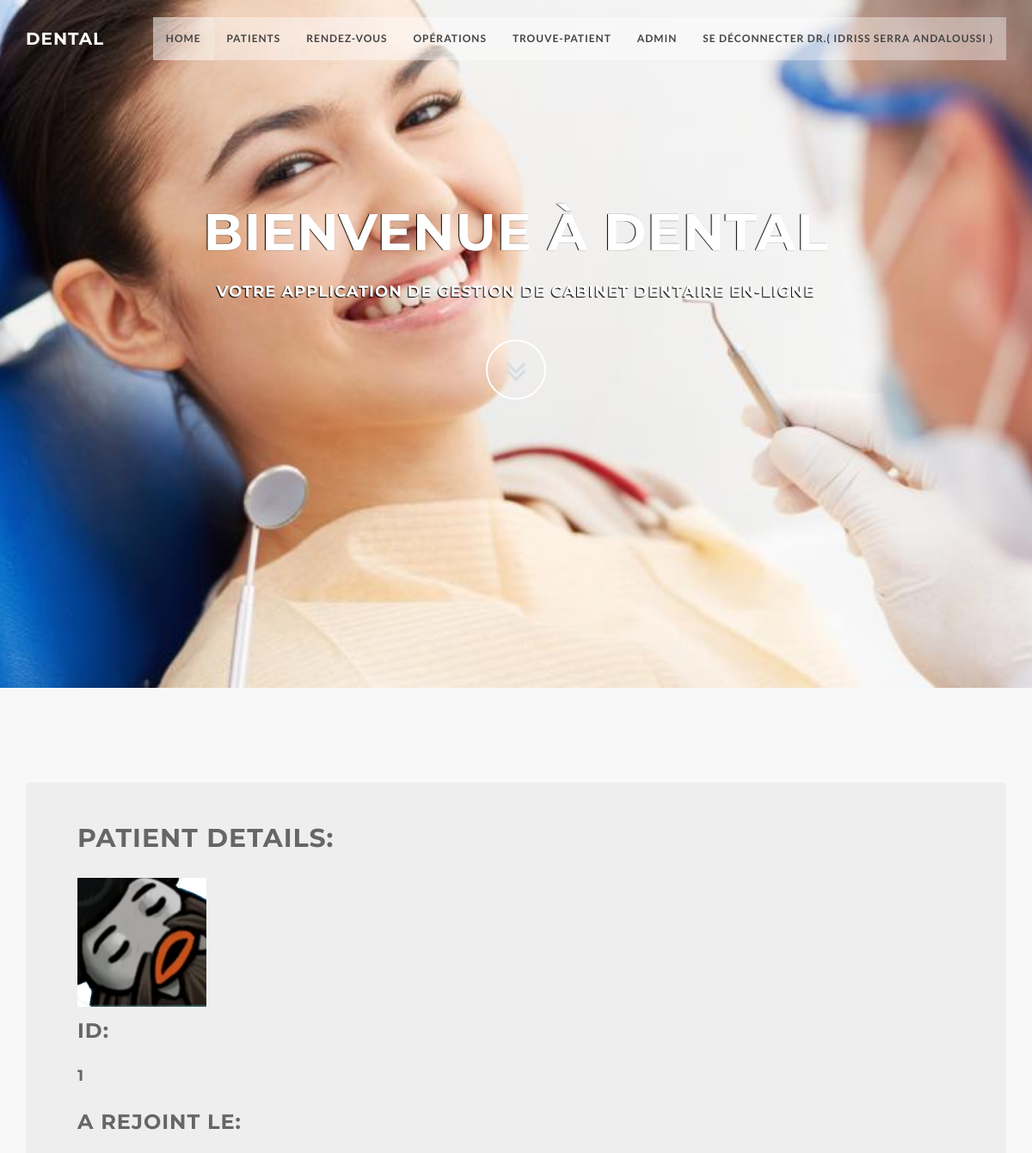
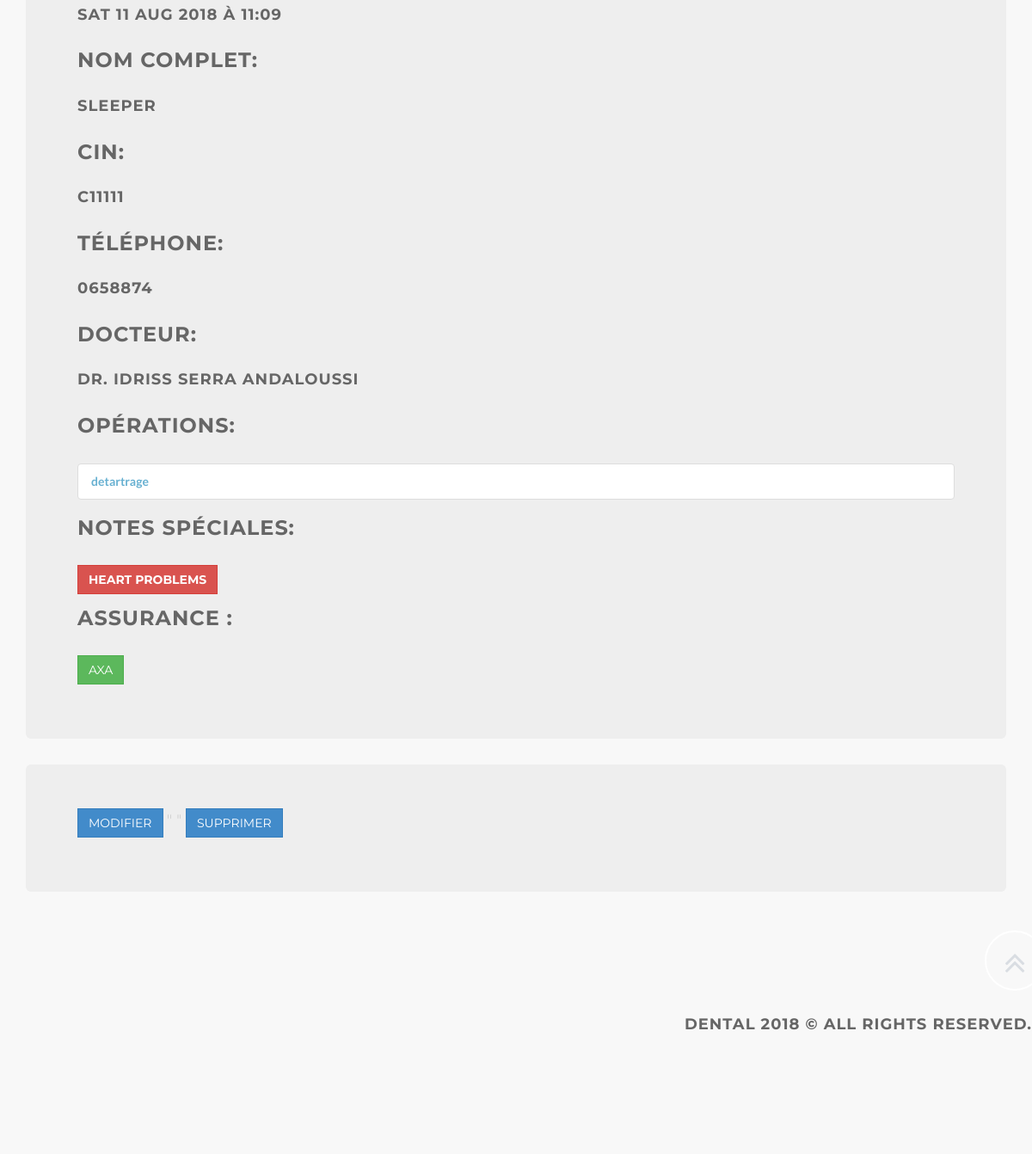
Page /accounts/1/ (signed in) on the committed database (2 pictures, top to bottom).
### accounts/models.py (models this page shows, shortened)
class Patient(models.Model):
    CIVILITY_CHOICES = (
        ('Mr', 'Mr.'),
        ('Mme', 'Mme.'),
    )
    fullname = models.CharField(max_length=200,unique=True, )
    created_by = models.ForeignKey(User,related_name='patients',on_delete=models.CASCADE)
    created_at = models.DateTimeField(auto_now_add=True,null=True, blank=True,)
    cin = models.CharField(max_length=200,unique=True, )
    civility = models.CharField(choices = CIVILITY_CHOICES,max_length=10,null=True, blank=True, )
    phone =  models.CharField(max_length=20,default="06",unique=True, )
    assurance = models.CharField(max_length=200,default="Aucune")
    profession = models.CharField(max_length=200,default="Aucune")
    special = models.CharField(max_length=2000,default="Aucune")
    profile_picture=models.ImageField(upload_to='pics/%Y/%m/%d/', blank=True, null=True)

class Operation(models.Model):
    OP_NAME_CHOICES = (
        ('detartrage', 'detartrage'),
        ('extraction', 'extraction'),
    )
    DENT_CHOICES = (
        ('11', '11'),
        ('12', '12'),
        ('13', '13'),
        ('14', '14'),
        ('15', '15'),
        ('16', '16'),
        ('17', '17'),
        ('18', '18'),
        ('21', '21'),
        ('22', '22'),
        ('23', '23'),
        ('24', '24'),
        ('25', '25'),
        ('26', '26'),
        ('27', '27'),
        ('28', '28'),
        ('31', '31'),
        ('32', '32'),
        ('33', '33'),
        ('34', '34'),
        ('35', '35'),
        ('36', '36'),
        ('37', '37'),
        ('38', '38'),
        ('41', '41'),
        ('42', '42'),
        ('43', '43'),
        ('44', '44'),
        ('45', '45'),
        ('46', '46'),
        ('47', '47'),
        ('48', '48'),
        ('1', '1'),
        ('2', '2'),
        ('3', '3'),
        ('4', '4'),
        ('1+2', '1+2'),
        ('3+4', '3+4'),
        ('tout', 'tout'),
    )
    created_by = models.ForeignKey(User,related_name='operations',on_delete=models.CASCADE)
    fullname = models.CharField(choices = OP_NAME_CHOICES,max_length=200,null=True, blank=True, )
    patient = models.ForeignKey(Patient,related_name='operations',on_delete=models.CASCADE)
    appointment = models.ForeignKey(Appointment,related_name='operations',on_delete=models.CASCADE)
    price = models.DecimalField(max_digits=6, decimal_places=2,null=True, blank=True,)
    advance = models.DecimalField(max_digits=6, decimal_places=2,null=True, blank=True,)
    rest = models.DecimalField(max_digits=6, decimal_places=2,null=True, blank=True,)
    day = models.DateTimeField(blank=True, null=True)
    time = models.TimeField(blank=True, null=True)
    special = models.CharField(max_length=2000,null=True, blank=True,default="06")
    dent  = models.CharField(choices = DENT_CHOICES,max_length=10,blank=True, null=True)
    def __str__(self):
        return self.fullname

### accounts/views.py (the view)
# urls.py: url(r'^(?P<pk>\d+)/$',views.PatientDetailView.as_view(),name='detail'),
class PatientDetailView(LoginRequiredMixin,DetailView):
    login_url = '/login/'
    redirect_field_name = 'login'
    context_object_name = 'patient_details'
    model = models.Patient
    template_name = 'accounts/patient_detail.html'

### accounts/templates/accounts/patient_detail.html (shortened to what this page needs)
{% extends "accounts/accounts_base.html" %}
{% block body_block %}
  <div class="jumbotron">
    <h2>Patient Details:</h2>
    {% if patient_details.profile_picture %}
    <p><img src="{{ patient_details.profile_picture.url }}" alt="not found" height="150" width="150" ></p>
    {% endif %}
    <h3>  Id: </h3><h4> {{patient_details.id}}</h4>
    <h3>  A rejoint le: </h3><h4> {{patient_details.created_at | date:"D d M Y"}} à {{patient_details.created_at | date:" G:i"}}</h4>
    <h3>  Nom complet: </h3><h4>  {{patient_details.fullname}}</h4>
    <h3>  CIN:</h3> <h4>  {{patient_details.cin}}</h4>
    <h3>  Téléphone: </h3><h4>  {{patient_details.phone}}</h4>
    <h3>  Docteur:</h3> <h4><strong>  Dr. {{patient_details.created_by.first_name}} {{patient_details.created_by.last_name}}</strong></p></h4>
    <h3>  Opérations:</h3>
      <ul class="list-group">
      <strong>  {% for operation in patient_details.operations.all %}
                    <li class="list-group-item" ><a href="{% url 'accounts:detailop' operation.id %}">{{ operation }}</a></li>
                {% endfor %}
      </strong>
      </ul>
    <p><h3>Notes spéciales:</h3><div class="btn btn-danger" href= "#"> <strong>{{patient_details.special}}</strong></div></p>
    <p><h3>Assurance : </h3><div class="btn btn-success" href= "#"<strong>{{patient_details.assurance}}</strong></div>
      </p>
  </div>
  <div class="jumbotron">
  <p><a class='btn btn-primary' href="{% url 'accounts:update' pk=patient_details.pk %}"> Modifier   </a> "         "
    <a class='btn btn-primary' href="{% url 'accounts:delete' pk=patient_details.pk %}">Supprimer</a></p>
  </div>
{% endblock %}

### accounts/templates/accounts/accounts_base.html (shortened to what this page needs)
<!DOCTYPE html>
{% load staticfiles %}
{% load bootstrap3 %}
{% bootstrap_css %}
<html>
  <head>
    <link href="{% static 'css/bootstrap.min.css'%}" rel="stylesheet" type="text/css">
    <link href="{% static 'font-awesome/css/font-awesome.min.css'%}" rel="stylesheet" type="text/css">
    <link href="{% static 'css/animate.css'%}" rel="stylesheet" />
    <link href="{% static 'css/style.css'%}" rel="stylesheet">
    <link href="{% static 'color/default.css'%}" rel="stylesheet">
  </head>
  <body id="page-top" data-spy="scroll" data-target=".navbar-custom">
    <nav class="navbar navbar-custom navbar-fixed-top" role="navigation">
      <div class="container">
        <div class="navbar-header page-scroll">
          <a class="navbar-brand" href="/">
            <h1>Dental</h1>
          </a>
        </div>
        <div class="collapse navbar-collapse navbar-right navbar-main-collapse">
          <ul class="nav navbar-nav">
            <li class="active"><a href="#intro">Home</a></li>
            {% if user.is_authenticated %}
            <li><a href="{% url 'accounts:list' %}" >Patients</a></li>
            <li><a href="{% url 'accounts:listapp' %}" >Rendez-vous</a></li>
            <li><a href="{% url 'accounts:listop' %}" >Opérations</a></li>
            <li><a <a href="{% url 'accounts:results' %}" >Trouve-patient</a></li>
            <li><a href="{% url 'admin:index' %}" >Admin</a></li>
            <li><a href="{% url 'accounts:logout' %}" >Se déconnecter<strong> Dr.( {{ user.first_name }} {{ user.last_name }} )</strong></a></li>
            {% else %}
            <li><a href="{% url 'accounts:signup' %}" >S'inscrire</a></li>
            <li><a href="{% url 'accounts:login' %}" >Se connecter</a></li>
            <li><a href="{% url 'admin:index' %}" >Admin</a></li>
            {% endif %}
          </ul>
        </div>
      </div>
    </nav>
    <section id="intro" class="intro">
      <div class="slogan">
        <h2>Bienvenue à <span class="text_color">Dental</span> </h2>
        <h4>Votre application de gestion de cabinet dentaire en-ligne</h4>
      </div>
      <div class="page-scroll">
        <a href="#content" class="btn btn-circle">
  				<i class="fa fa-angle-double-down animated"></i>
  			</a>
      </div>
    </section>
     <section id="content" class="home-section bg-gray">
       <div class="row">
        <div class="container">
          {% block body_block %}
          {% endblock %}
        </div>
        <div class="row" align="right">
          <div class="col-md-12 col-lg-12">
            <div class="wow shake" data-wow-delay="0.4s">
              <div class="page-scroll marginbot-30">
                <a href="#intro" id="totop" class="btn btn-circle">
                <i class="fa fa-angle-double-up animated"></i>
              </a>
              </div>
            </div>
            </div>
          </div>
        </div>
        <div class="foo" align="right" >
          <h4>Dental 2018 &copy; All rights reserved.<h4>
        </div>
  </body>
</html>

### static/css/style.css (style rules this page uses)
body { width: 100%; height: 100%; font-family: 'Lato',sans-serif; font-weight: 300; color: #666; background-color: #fff; }
html { width: 100%; height: 100%; }
h1, h2, h3, h4, h5, h6 { margin: 0 0 30px; text-transform: uppercase; font-family: Montserrat,sans-serif; font-weight: 700; letter-spacing: 1px; }
p { margin: 0 0 20px; font-size: 16px; line-height: 1.6em; }
a { color: #28c3ab; -webkit-transition: all .2s ease-in-out; -moz-transition: all .2s ease-in-out; transition: all .2s ease-in-out; }
.navbar { margin-bottom: 0; border-bottom: 1px solid rgba(255,255,255,.3); }
.navbar-brand { font-weight: 700; }
.navbar-brand { height: 40px; padding: 5px 15px; font-size: 18px; line-height: 1em; }
.navbar-brand h1 { color: #fff; font-size: 20px; line-height: 40px; }
.nav.navbar-nav { background-color: rgba(255,255,255,.4); }
.navbar-custom ul.nav li a { font-size: 12px; letter-spacing: 1px; color: #444; text-transform: uppercase; font-weight: 700; }
.navbar-custom .nav li a { -webkit-transition: background .3s ease-in-out; -moz-transition: background .3s ease-in-out; transition: background .3s ease-in-out; }
.navbar-custom .nav li a:hover, .navbar-custom .nav li a:focus, .navbar-custom .nav li.active { outline: 0; background-color: rgba(255,255,255,.2); }
.marginbot-30 { margin-bottom:30px !important; }
.home-section { padding-top: 110px; padding-bottom: 110px; display:block; position:relative; z-index:120; }
.bg-gray { background: #f8f8f8; }
.intro { width:100%; position:relative; background: url(../img/bg1.jpg) no-repeat top center; background-size: cover; height: auto; }
#intro.intro { padding:20% 0 0 0; }
.intro .slogan { text-align: center; }
.intro .page-scroll { text-align: center; }
.intro .slogan h2 { color: #FFF; text-shadow: none; font-size: 60px; line-height: 60px; font-weight: 700; font-family: Montserrat, sans-serif; background-color: rgba(0, 0, 0, 0); text-decoration: none; text-transform: uppercase; border-width: 0px; border-color: #000; border-style: none; text-shadow: -1px 0 1px #000; }
.intro .slogan h4 { color: #fff; text-shadow: -1px 1px 1px #000; }
.btn { border-radius: 0; text-transform: uppercase; font-family: Montserrat,sans-serif; font-weight: 400; -webkit-transition: all .3s ease-in-out; -moz-transition: all .3s ease-in-out; transition: all .3s ease-in-out; }
.btn-circle { width: 70px; height: 70px; margin-top: 15px; padding: 7px 16px; border: 2px solid #fff; border-radius: 50%; font-size: 40px; color: #d9dde2; background: 0 0; -webkit-transition: background .3s ease-in-out; -moz-transition: background .3s ease-in-out; transition: background .3s ease-in-out; }
.page-scroll .btn-circle i.animated { -webkit-transition-property: -webkit-transform; -webkit-transition-duration: 1s; -moz-transition-property: -moz-transform; -moz-transition-duration: 1s; }
@media (min-width:767px) { .navbar { padding: 20px 0; border-bottom: 0; letter-spacing: 1px; background: 0 0; -webkit-transition: background .5s ease-in-out,padding .5s ease-in-out; -moz-transition: background .5s ease-in-out,padding .5s ease-in-out; transition: background .5s ease-in-out,padding .5s ease-in-out; } }
@media (min-width:767px) { .intro { height: 100%; padding: 0; } }

### static/color/default.css (style rules this page uses)
a,.tp-caption a.btn:hover { color: #67b0d1; }

### rows in the picture
Patient: profile_picture (picture), id "1", created_at "SAT 11 AUG 2018", created_at "11:09", fullname "SLEEPER", cin "C11111", phone "0658874", created_by.first_name "IDRISS", created_by.last_name "SERRA ANDALOUSSI", special "HEART PROBLEMS", assurance "AXA"
Operation: fullname "detartrage"

### other values in the picture
{{ user.first_name }} "IDRISS"
{{ user.last_name }} "SERRA ANDALOUSSI"
